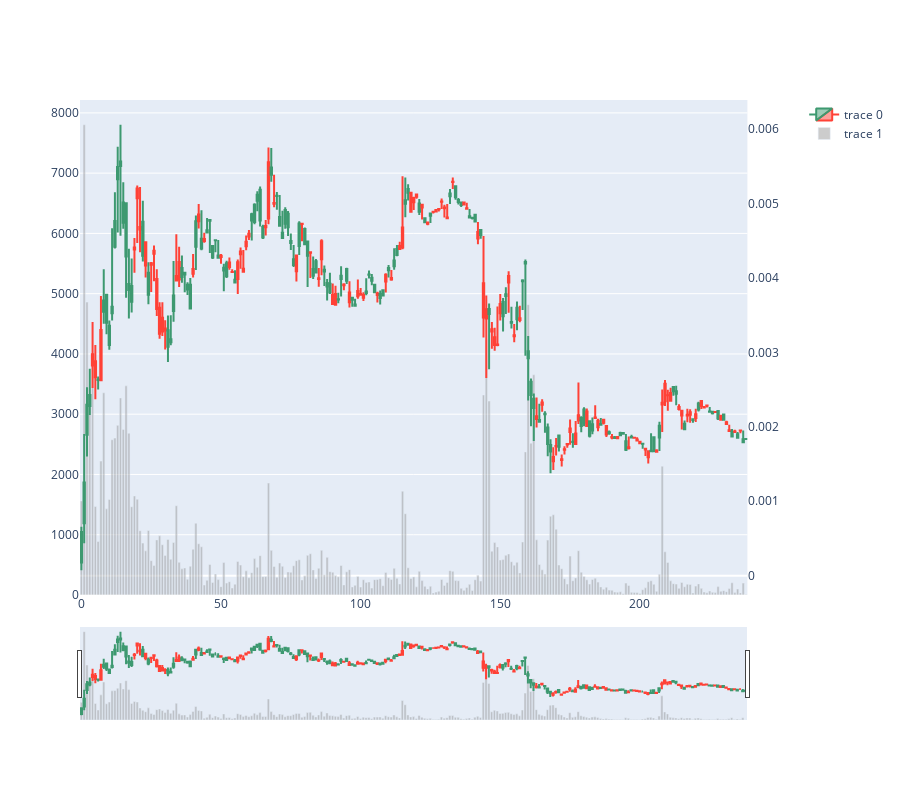

The notebook cell saved with this chart:
### Markdown cell above
##### Plot the OHLCV sticks for the eth address

### Code cell
# Plot the OHLCV sticks using Dataframe results from DakkoAI
temp_df=dakko_client.get_query_results(access_credentials, dakko_sql).dataframe

#let's draw the OHLCV analysis
fig = make_subplots(specs=[[{"secondary_y": True}]])

fig.add_trace(
    go.Candlestick(
        x=temp_df.index,  # date values
        open=temp_df["open"],
        high=temp_df["high"],
        low=temp_df["low"],
        close=temp_df["close"],
    ),
    secondary_y=True,
)

fig.add_trace(
    go.Bar(
        x=temp_df.index,
        y=temp_df["volume"],
        marker={
            "color": "rgba(128,128,128,0.4)",
        },
    ),
    secondary_y=False,
)
fig.layout.yaxis2.showgrid = False

# change figsize
fig.update_layout(
    # autosize=False,
    # width=1000,
    height=800,
)

fig.show()

### Figure 1 — Plotly figure (JSON) as saved in the notebook; plotly's stock layout.template omitted (floating-point values rounded to 4 significant figures; data arrays with more than 128 entries replaced by an {"elided": "..."} marker saying what was removed)
{"data": [{"close": {"elided": "239 float values"}, "high": {"elided": "239 float values"}, "low": {"elided": "239 float values"}, "open": {"elided": "239 float values"}, "type": "candlestick", "x": {"elided": "239 int values"}, "xaxis": "x", "yaxis": "y2"}, {"marker": {"color": "rgba(128,128,128,0.4)"}, "type": "bar", "x": {"elided": "239 int values"}, "xaxis": "x", "y": {"elided": "239 float values"}, "yaxis": "y"}], "layout": {"height": 800, "xaxis": {"anchor": "y", "domain": [0, 0.94]}, "yaxis": {"anchor": "x", "domain": [0, 1]}, "yaxis2": {"anchor": "x", "overlaying": "y", "showgrid": false, "side": "right"}}}
